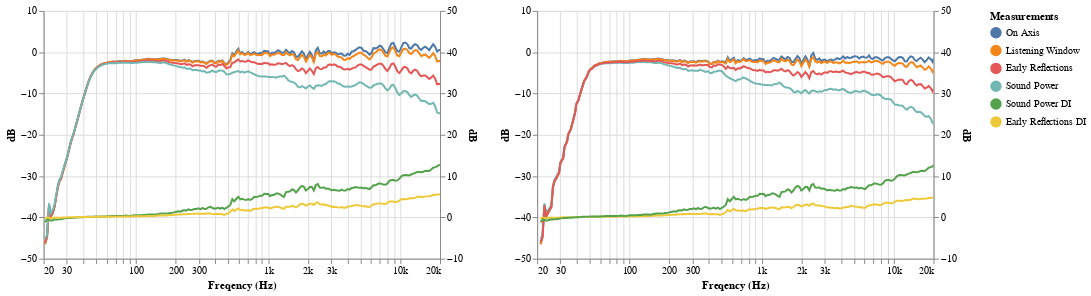

Here is the notebook cell this chart was saved with:
### Code cell
my_fs = 480000
my_peq = parse_eq_iir_rews('../datas/eq/Adam S2V/iir.txt', my_fs)

spin_filtered, pir_filtered, score_filtered = scores_apply_filter(
    df_speaker['SPL Horizontal_unmelted'], 
    df_speaker['SPL Vertical_unmelted'],
    my_peq)

peq_print(my_peq)
scores_print(score, score_filtered)

g_params = {'xmin': 20, 'xmax': 20000, 'ymin': -50, 'ymax': 10, 'width': 400, 'height': 250}
scores_graph(spin, spin_filtered, g_params)

### Figure 1 — Vega-Lite specification as saved in the notebook (floating-point values rounded to 4 significant figures; data arrays with more than 128 entries replaced by an {"elided": "..."} marker saying what was removed)
{"config": {"view": {"continuousWidth": 400, "continuousHeight": 300}}, "hconcat": [{"layer": [{"layer": [{"mark": {"type": "circle", "size": 100}, "encoding": {"color": {"type": "nominal", "field": "Measurements", "sort": null}, "opacity": {"condition": {"value": 1, "selection": "selector001"}, "value": 0}, "tooltip": [{"type": "nominal", "field": "Measurements"}, {"type": "quantitative", "field": "Freq"}, {"type": "quantitative", "field": "dB"}], "x": {"type": "quantitative", "axis": {"format": "s"}, "field": "Freq", "scale": {"base": 10, "domain": [20, 20000], "nice": false, "type": "log"}, "title": "Freqency (Hz)"}, "y": {"type": "quantitative", "field": "dB", "scale": {"domain": [-50, 10], "zero": false}}}, "selection": {"selector002": {"type": "multi", "fields": ["Measurements"], "bind": "legend"}, "selector003": {"type": "interval", "bind": "scales"}, "selector001": {"type": "single", "nearest": true, "on": "mouseover", "fields": ["Freq"], "empty": "none"}}, "transform": [{"filter": {"field": "Measurements", "oneOf": ["On Axis", "Listening Window", "Early Reflections", "Sound Power"]}}]}, {"mark": "line", "encoding": {"color": {"type": "nominal", "field": "Measurements", "sort": null}, "opacity": {"condition": {"value": 1, "selection": "selector002"}, "value": 0.2}, "x": {"type": "quantitative", "axis": {"format": "s"}, "field": "Freq", "scale": {"base": 10, "domain": [20, 20000], "nice": false, "type": "log"}, "title": "Freqency (Hz)"}, "y": {"type": "quantitative", "field": "dB", "scale": {"domain": [-50, 10], "zero": false}}}, "transform": [{"filter": {"field": "Measurements", "oneOf": ["On Axis", "Listening Window", "Early Reflections", "Sound Power"]}}]}]}, {"layer": [{"mark": {"type": "circle", "size": 100}, "encoding": {"color": {"type": "nominal", "field": "Measurements", "sort": null}, "opacity": {"condition": {"value": 1, "selection": "selector001"}, "value": 0}, "tooltip": [{"type": "nominal", "field": "Measurements"}, {"type": "quantitative", "field": "Freq"}, {"type": "quantitative", "field": "dB"}], "x": {"type": "quantitative", "axis": {"format": "s"}, "field": "Freq", "scale": {"base": 10, "domain": [20, 20000], "nice": false, "type": "log"}, "title": "Freqency (Hz)"}, "y": {"type": "quantitative", "field": "dB", "scale": {"domain": [-10, 50], "zero": false}}}, "transform": [{"filter": {"field": "Measurements", "oneOf": ["Early Reflections DI", "Sound Power DI"]}}]}, {"mark": "line", "encoding": {"color": {"type": "nominal", "field": "Measurements", "sort": null}, "opacity": {"condition": {"value": 1, "selection": "selector002"}, "value": 0.2}, "x": {"type": "quantitative", "axis": {"format": "s"}, "field": "Freq", "scale": {"base": 10, "domain": [20, 20000], "nice": false, "type": "log"}, "title": "Freqency (Hz)"}, "y": {"type": "quantitative", "field": "dB", "scale": {"domain": [-10, 50], "zero": false}}}, "transform": [{"filter": {"field": "Measurements", "oneOf": ["Early Reflections DI", "Sound Power DI"]}}]}]}], "data": {"name": "data-ffd9f4bb7ed062654d39a12f968ca2d4"}, "height": 250, "resolve": {"scale": {"y": "independent"}}, "width": 400}, {"layer": [{"layer": [{"mark": {"type": "circle", "size": 100}, "encoding": {"color": {"type": "nominal", "field": "Measurements", "sort": null}, "opacity": {"condition": {"value": 1, "selection": "selector001"}, "value": 0}, "tooltip": [{"type": "nominal", "field": "Measurements"}, {"type": "quantitative", "field": "Freq"}, {"type": "quantitative", "field": "dB"}], "x": {"type": "quantitative", "axis": {"format": "s"}, "field": "Freq", "scale": {"base": 10, "domain": [20, 20000], "nice": false, "type": "log"}, "title": "Freqency (Hz)"}, "y": {"type": "quantitative", "field": "dB", "scale": {"domain": [-50, 10], "zero": false}}}, "selection": {"selector004": {"type": "multi", "fields": ["Measurements"], "bind": "legend"}, "selector005": {"type": "interval", "bind": "scales"}, "selector001": {"type": "single", "nearest": true, "on": "mouseover", "fields": ["Freq"], "empty": "none"}}, "transform": [{"filter": {"field": "Measurements", "oneOf": ["On Axis", "Listening Window", "Early Reflections", "Sound Power"]}}]}, {"mark": "line", "encoding": {"color": {"type": "nominal", "field": "Measurements", "sort": null}, "opacity": {"condition": {"value": 1, "selection": "selector004"}, "value": 0.2}, "x": {"type": "quantitative", "axis": {"format": "s"}, "field": "Freq", "scale": {"base": 10, "domain": [20, 20000], "nice": false, "type": "log"}, "title": "Freqency (Hz)"}, "y": {"type": "quantitative", "field": "dB", "scale": {"domain": [-50, 10], "zero": false}}}, "transform": [{"filter": {"field": "Measurements", "oneOf": ["On Axis", "Listening Window", "Early Reflections", "Sound Power"]}}]}]}, {"layer": [{"mark": {"type": "circle", "size": 100}, "encoding": {"color": {"type": "nominal", "field": "Measurements", "sort": null}, "opacity": {"condition": {"value": 1, "selection": "selector001"}, "value": 0}, "tooltip": [{"type": "nominal", "field": "Measurements"}, {"type": "quantitative", "field": "Freq"}, {"type": "quantitative", "field": "dB"}], "x": {"type": "quantitative", "axis": {"format": "s"}, "field": "Freq", "scale": {"base": 10, "domain": [20, 20000], "nice": false, "type": "log"}, "title": "Freqency (Hz)"}, "y": {"type": "quantitative", "field": "dB", "scale": {"domain": [-10, 50], "zero": false}}}, "transform": [{"filter": {"field": "Measurements", "oneOf": ["Early Reflections DI", "Sound Power DI"]}}]}, {"mark": "line", "encoding": {"color": {"type": "nominal", "field": "Measurements", "sort": null}, "opacity": {"condition": {"value": 1, "selection": "selector004"}, "value": 0.2}, "x": {"type": "quantitative", "axis": {"format": "s"}, "field": "Freq", "scale": {"base": 10, "domain": [20, 20000], "nice": false, "type": "log"}, "title": "Freqency (Hz)"}, "y": {"type": "quantitative", "field": "dB", "scale": {"domain": [-10, 50], "zero": false}}}, "transform": [{"filter": {"field": "Measurements", "oneOf": ["Early Reflections DI", "Sound Power DI"]}}]}]}], "data": {"name": "data-640c369f4767c1500389860129fabd1a"}, "height": 250, "resolve": {"scale": {"y": "independent"}}, "width": 400}], "$schema": "https://vega.github.io/schema/vega-lite/v4.8.1.json", "datasets": {"data-ffd9f4bb7ed062654d39a12f968ca2d4": {"elided": "1400 records"}, "data-640c369f4767c1500389860129fabd1a": {"elided": "1407 records"}}}
